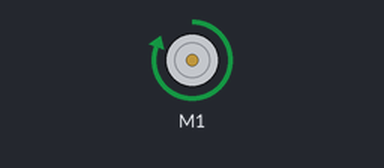
The program below on a simulated Raspberry Pi (BCM pin numbers). Shown: DC motor (green arrow = forward, orange = backward, longer = faster). What the program prints to the terminal is not drawn. At 3.0 s the program stops and its outputs stay as they are.

Above: at 0.1 s.
At 3.1 s:
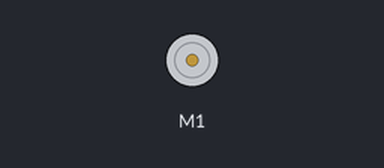
Timing chart, 0 to 4.5 s (numbered marks = the images above):
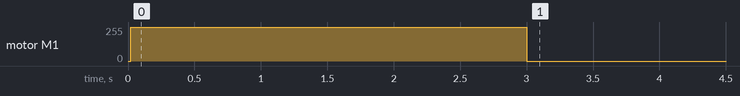

Measured:
- by itself, motor M1: stopped → forward 255/255 at 0.02 s, → stopped 3.0 s later

The program:

motor.py
```python
from gpiozero import Motor
from time import sleep

#9: Back left forward
#10: Back Right forward
#11: Back left reverse
#12: Back Right reverse
#16: Front Left Forward
#17: Front Left Reverse
#13: Front Right Reverse
#18: Front Right Forward

motor = Motor(forward=18, backward=0)

print('Starting robot')

motor.forward()
sleep(3)
```
